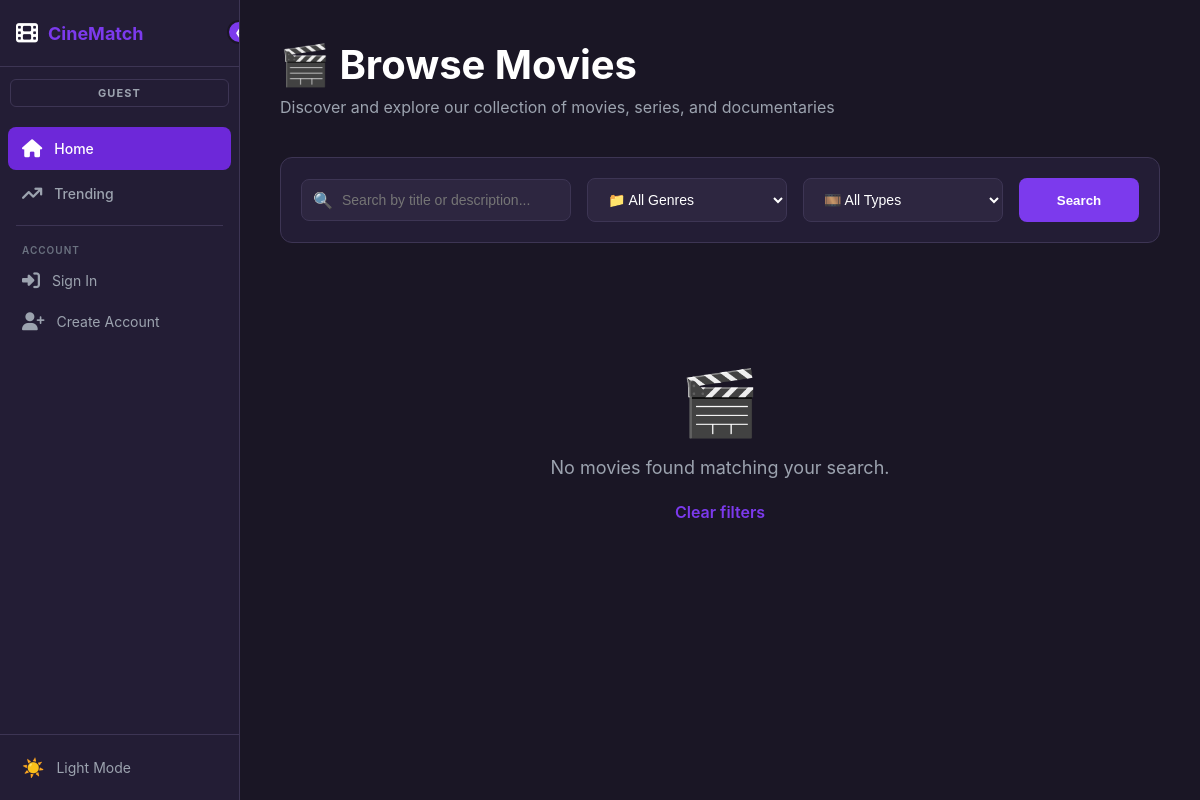
The app's page /, older data.
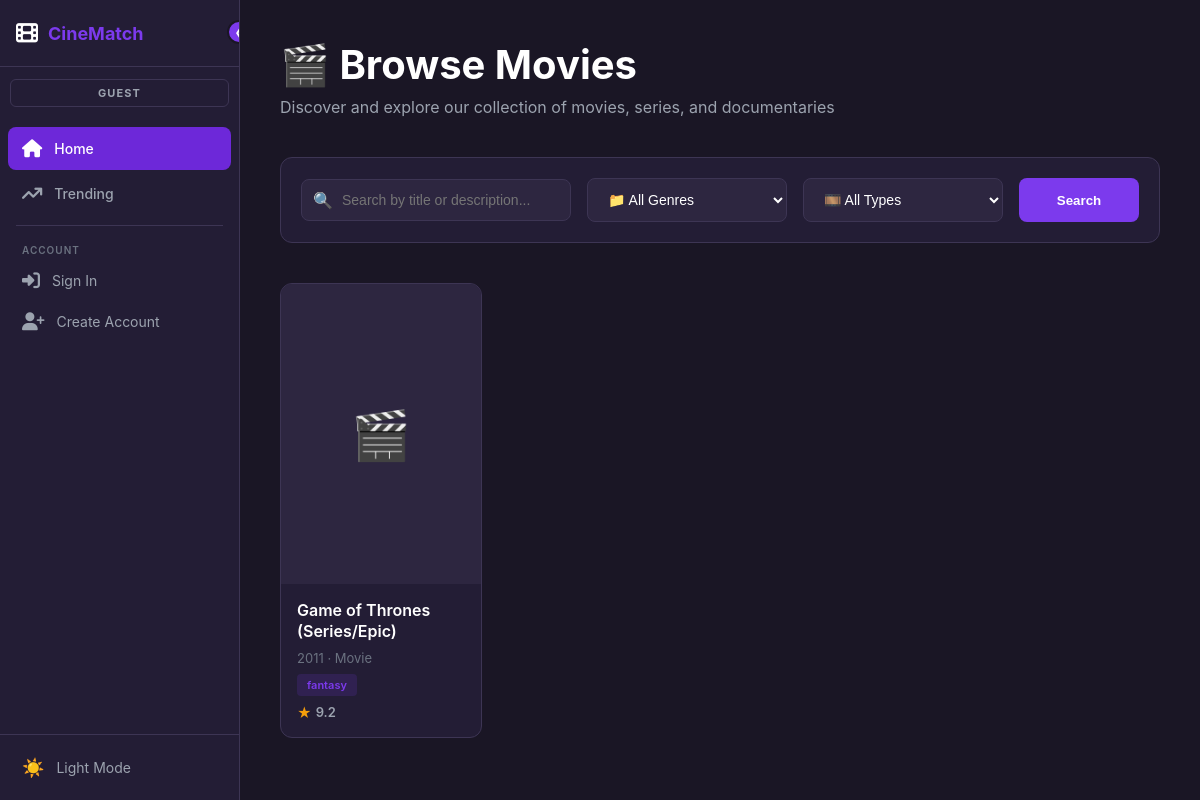
The same page, newer data.
### movies/models.py (models this page shows, shortened)
class Movie(models.Model):
    CONTENT_TYPES = [
        ('movie', 'Movie'),
        ('series', 'Series'),
        ('documentary', 'Documentary'),
    ]
    title = models.CharField(max_length=255)
    description = models.TextField(blank=True)
    release_year = models.IntegerField(null=True, blank=True)
    duration = models.IntegerField(null=True, blank=True)
    language = models.CharField(max_length=50, blank=True)
    content_type = models.CharField(max_length=20, choices=CONTENT_TYPES, default='movie')
    poster = models.ImageField(upload_to='posters/', blank=True, null=True)
    trailer_url = models.URLField(blank=True)
    genres = models.ManyToManyField(Genre, related_name='movies', blank=True)
    poster_path = models.CharField(max_length=255, blank=True, null=True)
    average_rating = models.FloatField(default=0.0)
    created_at = models.DateTimeField(auto_now_add=True)
    description_vector = models.JSONField(null=True, blank=True)
    tmdb_rating = models.FloatField(default=0.0)

class Genre(models.Model):
    name = models.CharField(max_length=100, unique=True)
    slug = models.SlugField(unique=True)

### movies/views.py (the view)
# urls.py: path('', movie_views.movie_list, name='home'), # Change this line!
def movie_list(request):
    query      = request.GET.get('q', '')
    genre_id   = request.GET.get('genre', '')
    content_type = request.GET.get('type', '')
    movies = Movie.objects.prefetch_related('genres').all()
    if query:
        movies = movies.filter(Q(title__icontains=query) | Q(description__icontains=query))
    if genre_id:
        movies = movies.filter(genres__id=genre_id)
    if content_type:
        movies = movies.filter(content_type=content_type)
    genres = Genre.objects.all()
    return render(request, 'movies/list.html', {
        'movies': movies,
        'genres': genres,
        'query':  query,
    })

### templates/movies/list.html (shortened to what this page needs)
{% extends 'base.html' %}
{% block content %}
<div class="movies-container">
  <div class="movies-header">
    <h1>🎬 Browse Movies</h1>
    <p>Discover and explore our collection of movies, series, and documentaries</p>
  </div>
  <form method="get" class="search-filters">
    <div class="search-input-wrapper">
      <input
        type="text"
        name="q"
        value="{{ query }}"
        placeholder="Search by title or description..."
        class="search-input"
      >
      <span class="search-icon">🔍</span>
    </div>
    <select name="genre" class="filter-select">
      <option value="">📁 All Genres</option>
    </select>
    <select name="type" class="filter-select">
      <option value="">🎞️ All Types</option>
    </select>
    <button type="submit" class="search-btn">Search</button>
  </form>
  <div class="movies-grid">
    {% for movie in movies %}
      <a href="{% url 'movie_detail' movie.pk %}" class="movie-card">
        <div class="movie-card-image">
        {% if movie.poster_path %}
          <img src="{{ movie.poster_path }}" alt="{{ movie.title }}">
        {% else %}
          <div class="placeholder-image">
            <span>🎬</span>
          </div>
        {% endif %}
        </div>
        <div class="movie-card-content">
          <h3 class="movie-title">{{ movie.title }}</h3>
          <p class="movie-meta">
            {% if movie.release_year %}{{ movie.release_year }} · {% endif %}
            {{ movie.get_content_type_display }}
          </p>
          {% if movie.genres.all %}
            <div class="movie-genres">
              {% for genre in movie.genres.all|slice:":2" %}
                <span class="genre-badge">{{ genre.name }}</span>
              {% endfor %}
            </div>
          {% endif %}
          <div class="movie-rating">
            <span class="stars">★</span>
            <span class="rating">{{ movie.average_rating|floatformat:1 }}</span>
          </div>
        </div>
      </a>
    {% empty %}
      <div class="no-movies">
        <p class="no-movies-icon">🎬</p>
        <p class="no-movies-text">No movies found matching your search.</p>
        <a href="{% url 'movie_list' %}" class="reset-link">Clear filters</a>
      </div>
    {% endfor %}
  </div>
</div>
{% endblock %}

Row changes from the older to the newer data that the page shows:
added Movie: title "Game of Thrones (Series/Epic)", release_year "2011", content_type "Movie", average_rating "9.2"
added Genre: name "fantasy"
Text that changed along with them:
text no longer shown: "🎬 No movies found matching your search. Clear filters"
